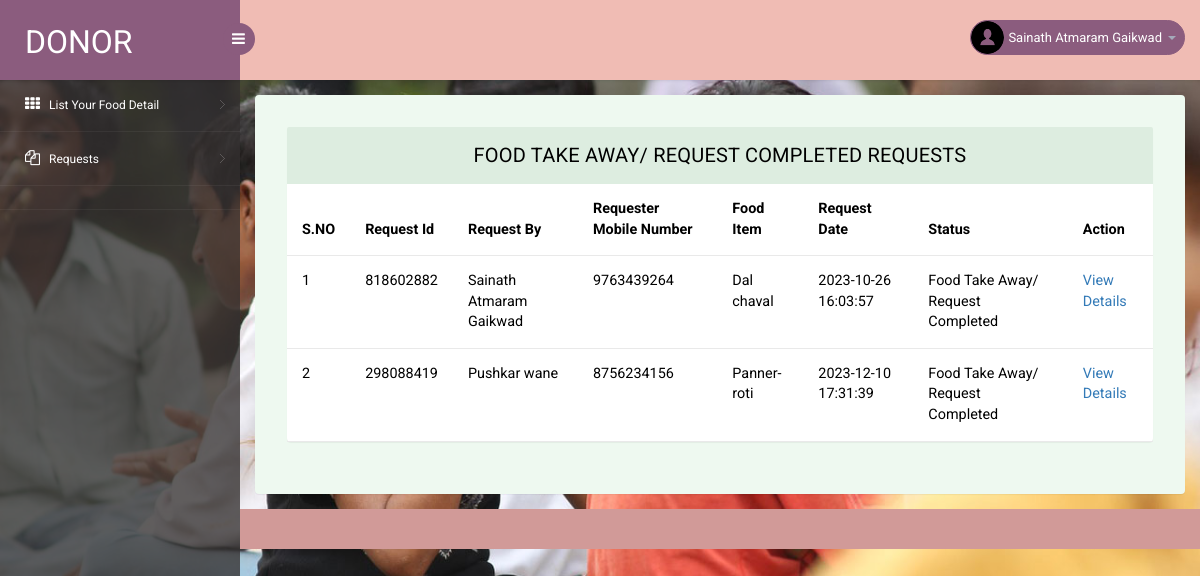
The app's page /donor/completed-requests.php (signed in) with its own data.
### tables this page shows
CREATE TABLE `tbldonor` (
  `ID` int(10) NOT NULL,
  `FullName` varchar(200) DEFAULT NULL,
  `Email` varchar(200) DEFAULT NULL,
  `MobileNumber` bigint(10) DEFAULT NULL,
  `Password` varchar(120) DEFAULT NULL,
  `RegDate` timestamp NULL DEFAULT current_timestamp()
);

CREATE TABLE `tblfoodrequests` (
  `id` int(11) NOT NULL,
  `requestNumber` bigint(12) DEFAULT NULL,
  `foodId` int(1) DEFAULT NULL,
  `fullName` varchar(150) DEFAULT NULL,
  `mobileNumber` bigint(12) DEFAULT NULL,
  `message` mediumtext DEFAULT NULL,
  `requestDate` timestamp NULL DEFAULT current_timestamp(),
  `status` varchar(120) DEFAULT NULL,
  `donorRemark` mediumtext DEFAULT NULL,
  `requestCompletionDate` timestamp NULL DEFAULT NULL ON UPDATE current_timestamp()
);

CREATE TABLE `tblfood` (
  `ID` int(10) NOT NULL,
  `DonorID` int(10) DEFAULT NULL,
  `foodId` int(10) DEFAULT NULL,
  `FoodItems` mediumtext DEFAULT NULL,
  `StateName` varchar(200) DEFAULT NULL,
  `CityName` varchar(200) DEFAULT NULL,
  `Description` mediumtext DEFAULT NULL,
  `PickupDate` varchar(200) DEFAULT NULL,
  `PickupAddress` mediumtext DEFAULT NULL,
  `ContactPerson` varchar(200) DEFAULT NULL,
  `CPMobNumber` bigint(10) DEFAULT NULL,
  `Image` varchar(200) DEFAULT NULL,
  `CreationDate` timestamp NULL DEFAULT current_timestamp(),
  `UpdationDate` timestamp NULL DEFAULT NULL ON UPDATE current_timestamp()
);

### donor/completed-requests.php (the view, shortened to what this page needs)
<?php
include('includes/dbconnection.php');
if (strlen($_SESSION['pgasoid']==0)) {
  header('location:logout.php');
  } else{
?>
<!DOCTYPE html>
<head>
<link rel="stylesheet" href="css/bootstrap.min.css" >
<link href="css/style.css" rel='stylesheet' type='text/css' />
<link href="css/style-responsive.css" rel="stylesheet"/>
<link rel="stylesheet" href="css/font.css" type="text/css"/>
<link href="css/font-awesome.css" rel="stylesheet">
</head>
<body>
<section id="container">
<?php include_once('includes/header.php');?>
<?php include_once('includes/sidebar.php');?>
<section id="main-content">
	<section class="wrapper">
		<div class="table-agile-info">
 <div class="panel panel-default">
    <div class="panel-heading">
     Food Take Away/ Request Completed Requests
    </div>
    <div>
      <table class="table" ui-jq="footable" ui-options='{
        "paging": {
          "enabled": true
        },
        "filtering": {
          "enabled": true
        },
        "sorting": {
          "enabled": true
        }}'>
        <thead>
          <tr>
            <th data-breakpoints="xs">S.NO</th>
            <th>Request Id</th>
            <th>Request By</th>
            <th>Requester Mobile Number</th>
            <th>Food Item</th>
            <th>Request Date</th>
            <th>Status</th>
            <th data-breakpoints="xs">Action</th>
          </tr>
        </thead>
        <tbody>
        <?php
        $donarid=$_SESSION['pgasoid'];
$ret=mysqli_query($con,"select tblfoodrequests.id as frid,tblfood.ID as foodid,tblfood.FoodItems,tblfoodrequests.requestNumber,tblfoodrequests.fullName,tblfoodrequests.mobileNumber,tblfoodrequests.message,tblfoodrequests.requestDate,tblfoodrequests.status from
tblfoodrequests
 join tblfood  on tblfood.ID=tblfoodrequests.foodId
 where tblfood.DonorID='$donarid' and (tblfoodrequests.status='Food Take Away/ Request Completed')");
$cnt=1;
$count=mysqli_num_rows($ret);
if($count>0){
while ($row=mysqli_fetch_array($ret)) {
?>
          <tr data-expanded="true">
            <td><?php echo $cnt;?></td>
              <td><?php  echo $row['requestNumber'];?></td>
                  <td><?php  echo $row['fullName'];?></td>
                  <td><?php  echo $row['mobileNumber'];?></td>
                  <td><?php  echo $row['FoodItems'];?></td>
                  <td><?php  echo $row['requestDate'];?></td>
                   <?php if($row['status']==""){ ?>
                     <td class="font-w600"><?php echo "Not Updated Yet"; ?></td>
                     <?php } else { ?>
                      <td><?php  echo $row['status'];?></td><?php } ?>
                  <td><a href="view-requestdetails.php?frid=<?php echo $row['frid'];?>">View Details</a></td>
                </tr>
                <?php
$cnt=$cnt+1;
}} else {?>
<tr>
  <td colspan="9" style="color:red">No Record Found</td>
</tr>
<?php } ?>
 </tbody>
            </table>
    </div>
  </div>
</div>
</section>
		 <?php include_once('includes/footer.php');?>
</section>
</section>
</body>
</html>
<?php }  ?>

### donor/includes/header.php (shortened to what this page needs)
<header class="header fixed-top clearfix">
    <div class="brand">
        <a href="dashboard.php" class="logo">
            Donor
        </a>
        <div class="sidebar-toggle-box">
            <div class="fa fa-bars"></div>
        </div>
    </div>
    <div class="top-nav clearfix">
        <ul class="nav pull-right top-menu">
            <li class="dropdown">
                <a data-toggle="dropdown" class="dropdown-toggle" href="#">
                    <?php
$donorid=$_SESSION['pgasoid'];
$ret=mysqli_query($con,"select FullName from  tbldonor where ID='$donorid'");
$row=mysqli_fetch_array($ret);
$name=$row['FullName'];
?>
                    <img alt="" src="images/2.png">
                    <span class="username"><?php echo $name; ?></span>
                    <b class="caret"></b>
                </a>
            </li>
        </ul>
    </div>
</header>

### donor/css/style.css (style rules this page uses)
ul, ol { margin: 0; }
html, body { font-family: 'Roboto', sans-serif; font-size: 100%; overflow-x: hidden; background: url(../images/bg.jpg) no-repeat 0px 0px; background-size:cover; }
body a { transition: 0.5s all ease; -webkit-transition: 0.5s all ease; -moz-transition: 0.5s all ease; -o-transition: 0.5s all ease; -ms-transition: 0.5s all ease; text-decoration:none; }
ul,label { margin:0; padding:0; }
#main-content { margin-left:240px; -webkit-transition:all .3s ease-in-out; -moz-transition:all .3s ease-in-out; -o-transition:all .3s ease-in-out; transition:all .3s ease-in-out; }
.header { left:0; right:0; z-index:1002; background:rgb(240, 188, 180); -webkit-transition:all .3s ease-in-out; -moz-transition:all .3s ease-in-out; -o-transition:all .3s ease-in-out; transition:all .3s ease-in-out; }
.fixed-top { position:fixed; box-shadow:1px 0 3px rgba(0,0,0,.15); }
.wrapper { display:inline-block; margin-top:80px; padding:15px; width:100%; }
.brand { background:#8b5c7e; float:left; width:240px; height:80px; position:relative; }
a.logo { font-size:32px; color:#fff; float:left; margin:20px 0 0 25px; text-transform:uppercase; }
#top_menu .nav>li,ul.top-menu>li { float:left; }
ul.top-menu { margin-right:15px; margin-top: 0; }
ul.top-menu > li > a { color: #fff; font-size: 16px; background: #8b5c7e; padding: 4px 8px; margin-right: 15px; border-radius: 50%; -webkit-border-radius: 50%; padding-right: 8px !important; }
.top-nav { margin-top:20px; }
.top-nav img { border-radius:50%; -webkit-border-radius:50%; width:33px; }
.top-nav .username { font-size:13px; color:#fff; }
.top-nav ul.top-menu>li>a { border-radius: 100px; -webkit-border-radius: 100px; padding: 0px; background: none; margin-right: 0; border: 1px solid #8b5c7e; background: #8b5c7e; }
.top-nav ul.top-menu>li { margin-left:10px; }
.top-nav .nav .caret { border-bottom-color:#A4AABA; border-top-color:#A4AABA; }
.sidebar-toggle-box { float:left; margin-top:23px; margin-left:-15px; background:#8b5c7e; border-radius:50%; -webkit-border-radius:50%; width:32px; height:32px; position:absolute; right:-15px; }
.sidebar-toggle-box .fa-bars { cursor:pointer; display:inline-block; font-size:15px; padding:8px 8px 8px 9px; color:#fff; }
.panel-heading { position: relative; height: 57px; line-height: 57px; letter-spacing: 0.2px; color: #000; font-size: 18px; font-weight: 400; padding: 0 16px; background:#ddede0; border-top-right-radius: 2px; border-top-left-radius: 2px; text-transform: uppercase; text-align: center; }
.panel { border: none ! important; }
.table>thead>tr>th { border-bottom: 1px solid #e1ab91 ! important; }
.table>tbody>tr>td, .table>tbody>tr>th, .table>tfoot>tr>td, .table>tfoot>tr>th, .table>thead>tr>td, .table>thead>tr>th { border-bottom: 1px solid #e9e9e9 ! important; }
.table > thead > tr > th, .table > tbody > tr > th, .table > tfoot > tr > th, .table > thead > tr > td, .table > tbody > tr > td, .table > tfoot > tr > td { border-top: none !important; }
.table td, .table>tbody>tr>td, .table>tbody>tr>th, .table>tfoot>tr>td, .table>tfoot>tr>th, .table>thead>tr>td, .table>thead>tr>th { padding: 15px!important; }
.table > thead > tr > th, .table > tbody > tr > th, .table > tfoot > tr > th, .table > thead > tr > td, .table > tbody > tr > td, .table > tfoot > tr > td { font-size: 0.9em; color: #000; border-top: none !important; }
.table-agile-info { background: #eef9f0; padding: 2em; border-radius: 4px; -webkit-box-shadow: 0 1px 1px rgba(0,0,0,.05); box-shadow: 0 1px 1px rgba(0,0,0,.05); }
.panel-default>.panel-heading { color: #000000 ! important; background-color: #ddede0 ! important; border-color: #ddede0 ! important; font-size: 20px; }

### records on screen
tbldonor: FullName "Sainath Atmaram Gaikwad"
tblfoodrequests: requestNumber "818602882", fullName "Sainath Atmaram Gaikwad", mobileNumber "9763439264", foodId.FoodItems "Dal chaval", requestDate "2023-10-26 16:03:57", status "Food Take Away/ Request Completed"
tblfoodrequests: requestNumber "298088419", fullName "Pushkar wane", mobileNumber "8756234156", foodId.FoodItems "Panner-roti", requestDate "2023-12-10 17:31:39", status "Food Take Away/ Request Completed"
